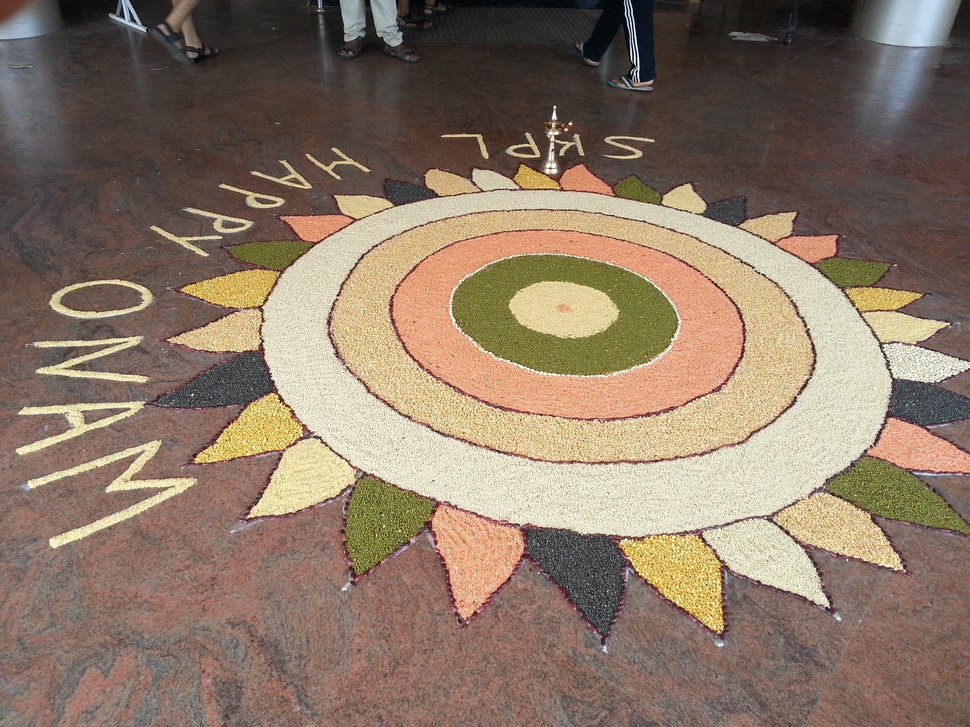
#> input picture examples/images/inp1.jpg, 970 x 727 px, shrunk from 1632 x 1224 before the run
$ python test.py ../examples/images/inp1.jpg   (older library calls are emulated)
#> lines starting #> are read from the running program, lines starting #| are printed output that depends on the picture
### src/features/interest_points.py
import cv2
import numpy as np


class IPMethod(object):
	SIFT = 1
	HARRIS_CORNER = 2
	TOMASI = 3
	SURF = 4

"""
	Extracts the interest points for the given input - numpy array or file
"""
def get_instace(method):
		return InterestPointImpl.get_instace(method);
#> in corner, frame is the input picture: shape (727, 970, 3); mean B, G, R 102.8, 119.8, 138.8


class InterestPointImpl(object):
	"""loads the file """
	@staticmethod
	def __loadfile__(inp):
		 return cv2.imread(inp);
	"""Returns the grayscale """
	@staticmethod
	def __gray__(inp):
		gray = cv2.cvtColor(inp, cv2.COLOR_BGR2GRAY)
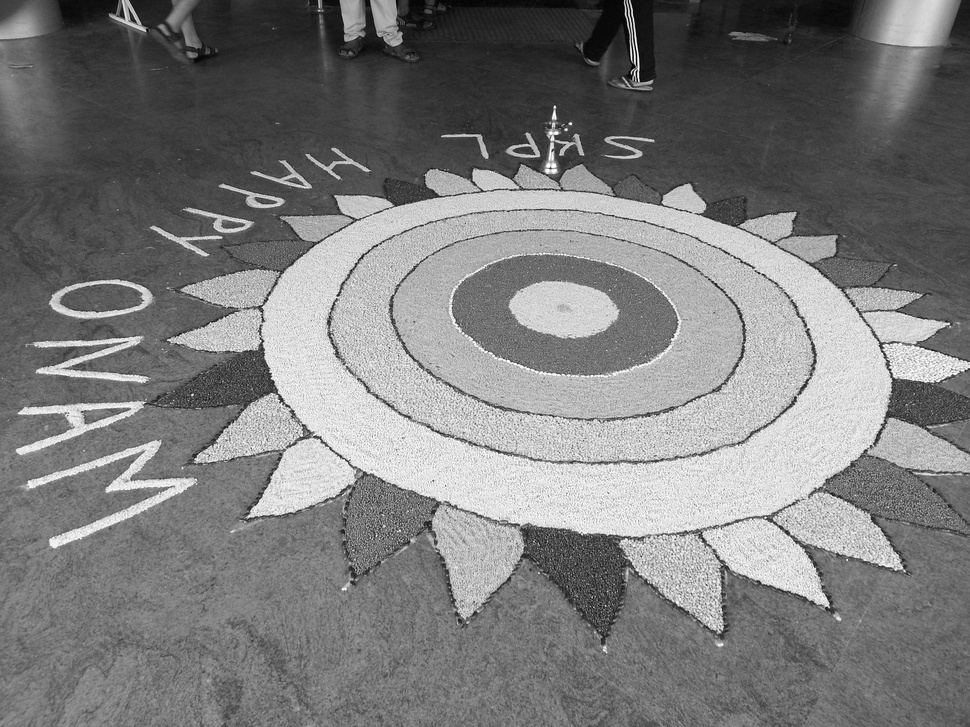
#> gray: shape (727, 970); min 1, max 254, mean 123.6
		return gray
	"""loads input"""
	@staticmethod
	def __load__(inp):
		if type(inp) is str:
			inp = __loadfile__(inp)
		assert(type(inp) is np.ndarray)
		return inp;

	@staticmethod
	def get_instace(method):
		assert(type(method) is int);
		if method == IPMethod.SIFT:
			return SIFT_Impl()
		elif method == IPMethod.TOMASI:
			return TOMASI_Impl()
		elif method == IPMethod.HARRIS_CORNER:
			return HARRIS_CORNER_Impl();
		elif method == IPMethod.SURF:
			return SURF_Impl();
		else:
			raise InvalidConfigType

	def detect(self,inp):
		raise NotImplementedError;

	"""Extract SIFT features for deafault corner detectros"""
	# [13 lines left out: functions compute, detectAndCompute, not called in this run]


class TOMASI_Impl(InterestPointImpl):
	# [13 lines left out: functions __init__, detect, not called in this run]


class HARRIS_CORNER_Impl(InterestPointImpl):
	def __init__(self,block_size=3,ap_size=3,harris_param=0.04,qualityLevel=0.05):
		self.block_size = block_size;
		self.ap_size=ap_size;
		self.k = harris_param;
		self.qualityLevel = qualityLevel;

	def detect(self,inp):
		#Harris corner dector works on single channel
		inp = self.__load__(inp);
		dest = cv2.cornerHarris(self.__gray__(inp),self.block_size,self.ap_size,self.k);
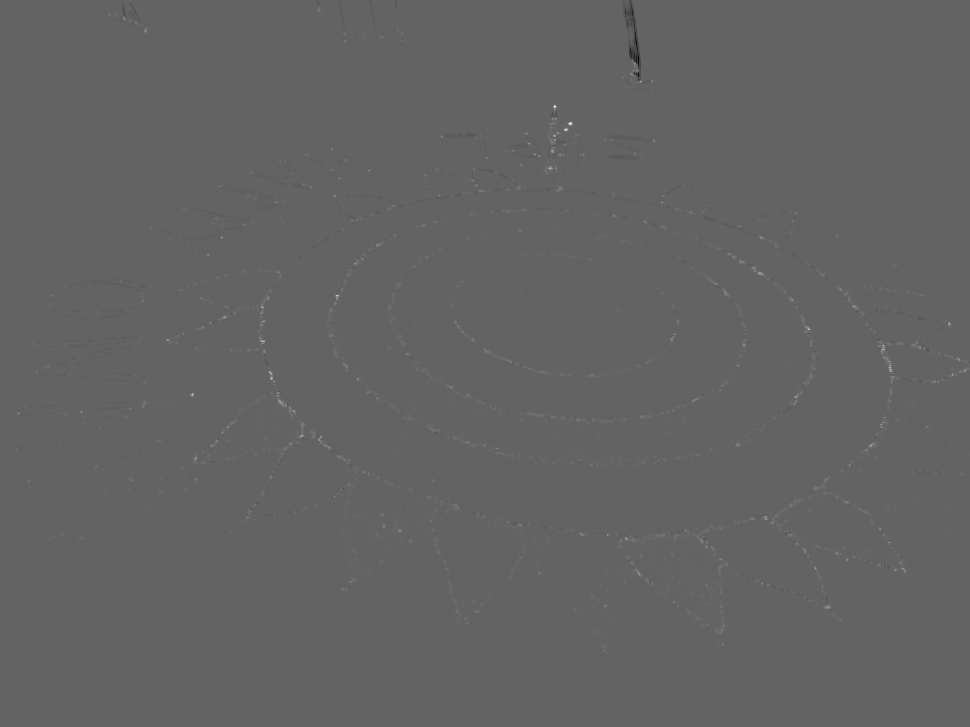
#> dest: shape (727, 970) float32; min -0.0176, max 0.0275, mean 2.64e-05; drawn with min black and max white
		dest=cv2.dilate(dest,None)
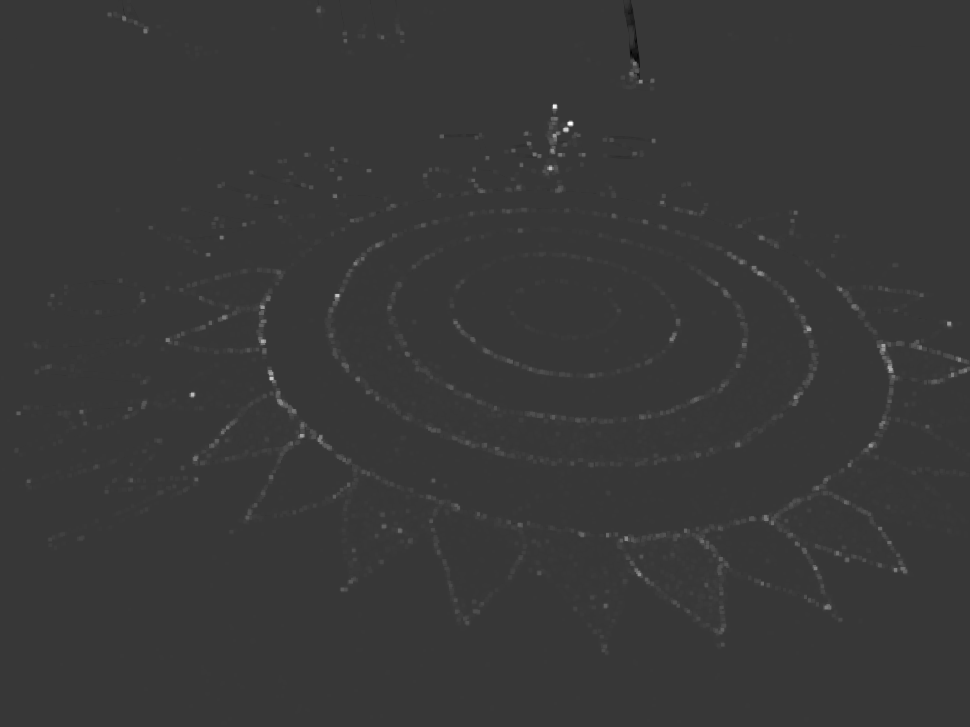
#> dest: shape (727, 970) float32; min -0.00768, max 0.0275, mean 0.000119; drawn with min black and max white
		x,y = np.where(dest>self.qualityLevel*dest.max());
#> x = 16712 values from 6 to 653; y = 16712 values, max 969 at index 7507, min 15 at index 11094, mean 556.5
#> (the run stopped early here; a loop or call above may not have finished)
